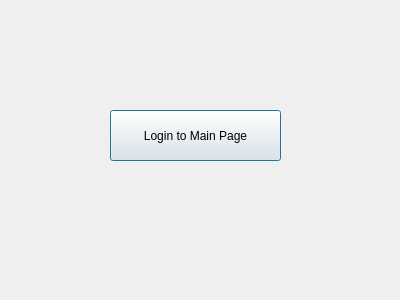
<?xml version="1.0" encoding="UTF-8"?>
<ui version="4.0">
 <class>LoginDialog</class>
 <widget class="QDialog" name="LoginDialog">
  <property name="geometry">
   <rect>
    <x>0</x>
    <y>0</y>
    <width>400</width>
    <height>300</height>
   </rect>
  </property>
  <property name="windowTitle">
   <string>Dialog</string>
  </property>
  <widget class="QPushButton" name="pushButton">
   <property name="geometry">
    <rect>
     <x>110</x>
     <y>110</y>
     <width>171</width>
     <height>51</height>
    </rect>
   </property>
   <property name="text">
    <string>Login to Main Page</string>
   </property>
  </widget>
 </widget>
 <resources/>
 <connections>
  <connection>
   <sender>pushButton</sender>
   <signal>clicked()</signal>
   <receiver>LoginDialog</receiver>
   <slot>accept()</slot>
   <hints>
    <hint type="sourcelabel">
     <x>189</x>
     <y>144</y>
    </hint>
    <hint type="destinationlabel">
     <x>301</x>
     <y>223</y>
    </hint>
   </hints>
  </connection>
 </connections>
</ui>
